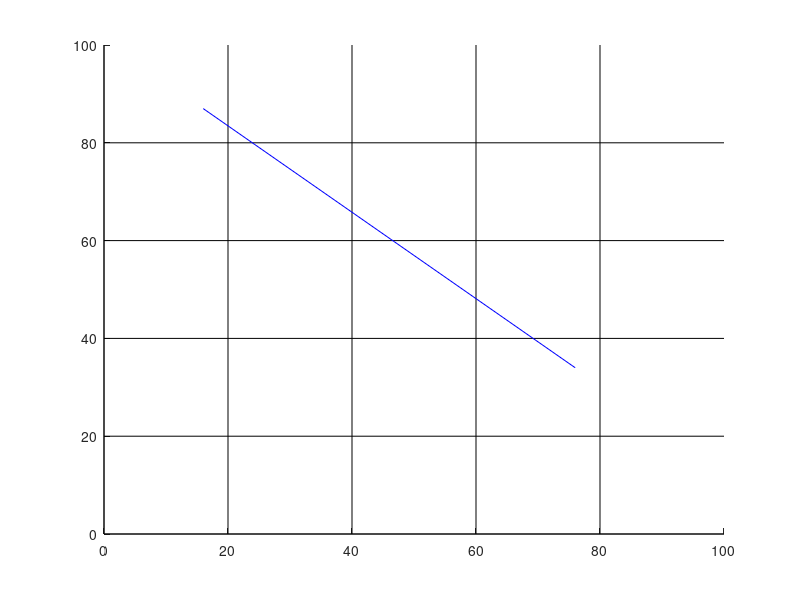

The MATLAB source for this figure: (Note: this script raises an error after producing the figure.)
% set up grid first
clear all;
xExtent = 100; yExtent = 100;
dx = 20; dy = 20;

nodeA = [76,34]; 
nodeB = [16,87];

figure(1)
hold on;

for m = 1:1:(xExtent/dx)
    xStart = (m-1)*dx; yStart = 0;
    xEnd = (m-1)*dx; yEnd = 100;
    plot([xStart,xEnd],[yStart,yEnd],'k');
end

for n = 1:1:(yExtent/dy)
    yStart = (n-1)*dy; xStart = 0;
    yEnd = (n-1)*dx; xEnd = 100;
    plot([xStart,xEnd],[yStart,yEnd],'k');
end

plot([nodeA(1,1),nodeB(1,1)],[nodeA(1,2),nodeB(1,2)],'b');
hold off;

[propDetails] = findTravelBoxes(nodeA,nodeB,dx,dy,xExtent,yExtent);
